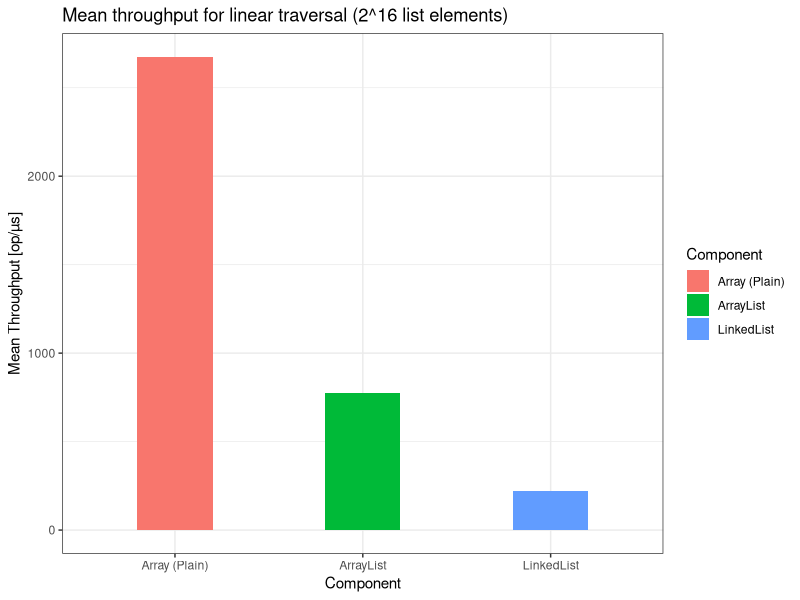

Write R code to recreate this figure.
#
# run with r CMD BATCH graph-prefetching.r
#
# Disclaimer: This works on my Mac. I'm not an R expert, so no guarantees...
#

# if not available, install in an R shell via: install.packages("ggplot2")
library("ggplot2")

df <- data.frame(
				 Component = factor(c("Array (Plain)", "ArrayList", "LinkedList")),
                 Throughput = c(2674.319, 772.737, 219.171)
                 )

# basic setup
gg <- ggplot(data=df, aes(x=Component,y=Throughput,fill=Component)) + geom_bar(stat="identity", width=0.4, position=position_dodge())
# set appearence/labels
gg <- gg + ylab("Mean Throughput [op/µs]")+labs(color = "Implementation")+theme_bw()+ggtitle("Mean throughput for linear traversal (2^16 list elements)")

ggsave(file="traversal-throughput.png", plot=gg, width=6, height=4.5, dpi=200)
